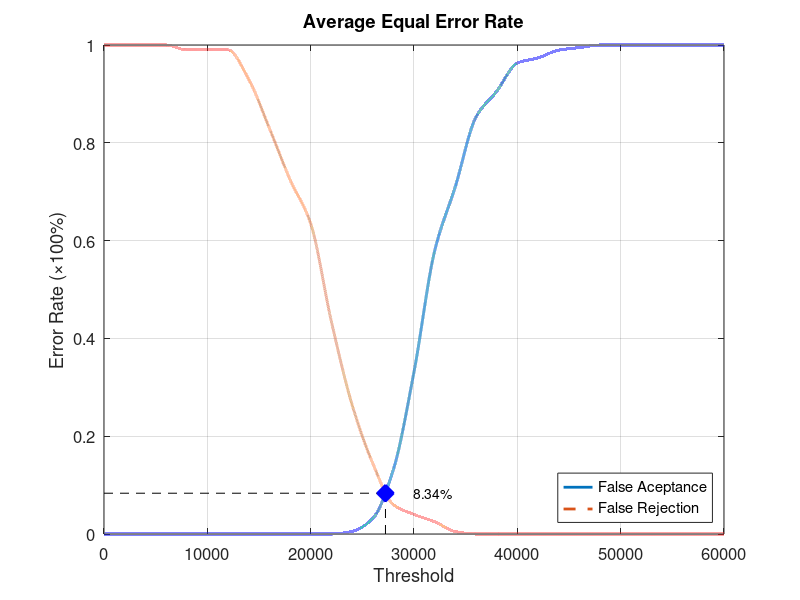
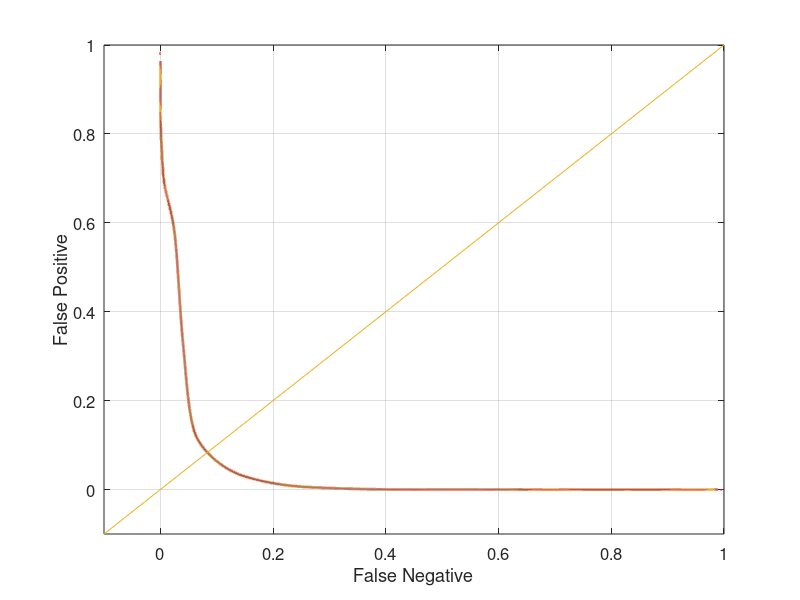

Reproduce these figures in MATLAB, in order.
function yEER = Database4_3
close all;
clear;
clc;
x = 0:2000:60000;
xq = 0:0.5:60000;

y0 = [0 0 0 0 0 0 0 0 0 0 0 0 0.00526316 0.0315789 0.131579 0.331579 0.578947 0.710526 0.852632 0.905263 0.963158 0.973684 0.989474 0.994737 1 1 1 1 1 1 1];
yy0 = interp1(x, y0, xq, 'pchip');
y1 = [1 1 1 1 0.99 0.99 0.99 0.93 0.83 0.725 0.635 0.435 0.265 0.145 0.06 0.04 0.025 0.005 0 0 0 0 0 0 0 0 0 0 0 0 0];
yy1 = interp1(x, y1, xq, 'pchip');

% Calculating EER: 
y2 = abs(y0 - y1);
find(y2 == min(y2))
yy2 = abs(yy0 - yy1);
xEER = find(yy2 == min(yy2));
xEERIndex = xq(xEER) % X-axis EER
yEER = yy0(xEER) % Y-axis EER

main = figure
plot(xq, yy0,'-','LineWidth', 2);	hold on
plot(xq, yy1,'--','LineWidth', 2);	hold on
plot([xEERIndex xEERIndex], [0 yEER], 'k--');	hold on
plot([0 xEERIndex], [yEER yEER], 'k--');	hold on
plot(xEERIndex, yEER, 'bx', 'LineWidth', 10);	hold on
text(xEERIndex + 10 * xEERIndex / 100, yEER, [num2str(round((10000 * yEER)) / 100) '%'])
legend('False Aceptance', 'False Rejection', 'Location', 'SouthEast')
xlabel('Threshold')
ylabel('Error Rate (\times100%)')
title('Average Equal Error Rate')
set(gca, 'FontSize', 12)
axis([0 60000 0 1])
grid on

print(main, 'Database4_3Main', '-dpng');
FNRxFPR = figure('Color', [1 1 1]);
plot(yy1, yy0, '-', yy1, yy0, 'LineWidth', 2);
hold on
y = -0.1:0.1:1
plot(y, y); 
set(gca, 'FontSize', 12)
xlabel('False Negative')
ylabel('False Positive')
axis([-0.1 1 -0.1 1])
set(gca, 'FontSize', 12)
grid on

print(FNRxFPR, 'Database4_3FNRxFPR','-dpng');
end
